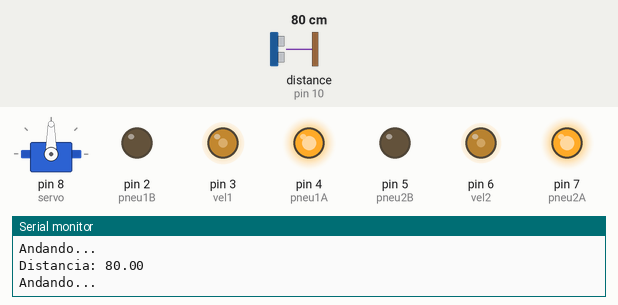
Simulated run of this sketch. Board: Arduino Uno, built with avr-gcc and run on an emulated ATmega328P. Parts: servo, output pins drawn as LEDs (lit = HIGH), the last lines printed to the serial monitor. Inputs (shaded band) come from the test bench; at power-on: distance to the obstacle (sensor on pin 10) 80 cm. The echo pulse lasts 58.3 µs per cm.

Above: at 1.5 s.
1.6 s: distance to the obstacle (sensor on pin 10) set to 34 cm
3.4 s: distance to the obstacle (sensor on pin 10) set to 27 cm
At 4.1 s:
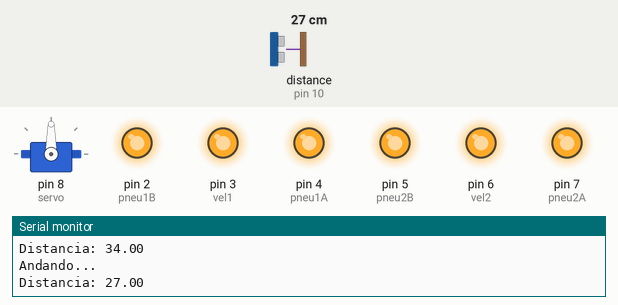
At 6.0 s:
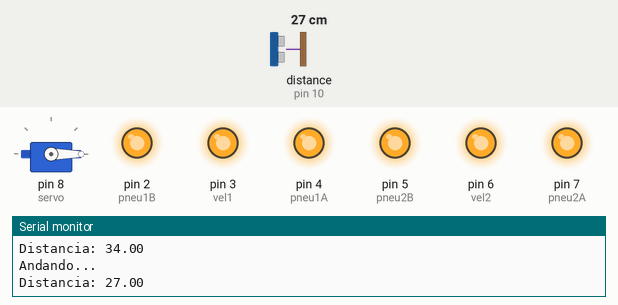
10.4 s: distance to the obstacle (sensor on pin 10) set to 35 cm
At 12.7 s:
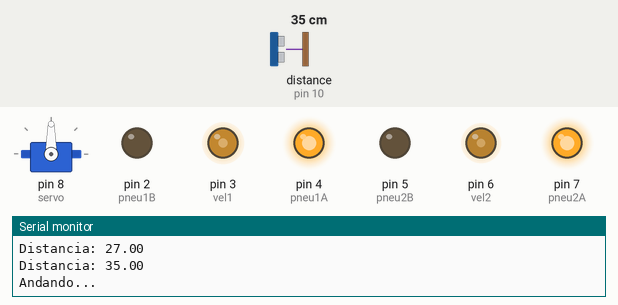
Timing chart, 0 to 14.2 s (numbered marks = the images above; inputs shaded):
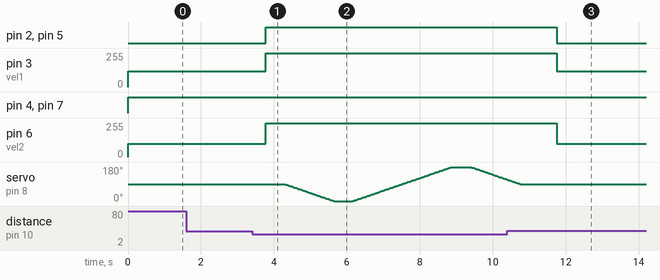

The sketch:

RoboFinal.ino
```cpp
#include <Servo.h>
#include <HCSR04.h>

#define pneu1A 4
#define vel1 3
#define pneu1B 2
#define pneu2A 7
#define vel2 6
#define pneu2B 5
#define servo 8
#define p_trigger 9
#define p_echo 10

int vpneuA, vpneuB;
int angulo, giro;
float centimetros;

UltraSonicDistanceSensor distancia(p_trigger, p_echo);
Servo servoMotor;

void andar(void);
int definir_lado(void);
void virar_direita(void);
void parar(void);
void re(void);
void freiar(void);
void piscar_vermelho(void);
void piscar_verde(void);

void setup() {
  // put your setup code here, to run once:
  Serial.begin(9600);

  pinMode(pneu1A, OUTPUT);
  pinMode(pneu1B, OUTPUT);
  pinMode(pneu2A, OUTPUT);
  pinMode(pneu2B, OUTPUT);

  digitalWrite(pneu1A, LOW);
  digitalWrite(pneu1B, LOW);

  digitalWrite(pneu2A, LOW);
  digitalWrite(pneu2B, LOW);

  vpneuA = 120;
  vpneuB = 100;
  giro = 500;
  angulo = 90;
  servoMotor.attach(servo);
  servoMotor.write(angulo);
}

void loop() {
  // put your main code here, to run repeatedly:

  centimetros = distancia.measureDistanceCm();
  Serial.print("Distancia: ");
  Serial.println(centimetros);
  if(centimetros > 30){
    andar();
    Serial.println("Andando...");
  }else{
    freiar();
    delay(500);
    int lado = definir_lado();
    delay(500);
    if(lado == -1){
      re();
      delay(500);
      virar_direita();
    }else if(lado == 1){
      virar_direita();
      freiar();
    }else if(lado == 0){
      virar_esquerda();
      parar();
    }else{
      andar();
    }
  }
  delay(750);
}//Fim do Loop

void andar(){
  analogWrite(vel1, vpneuA);
  analogWrite(vel2, vpneuB);

  digitalWrite(pneu1A, HIGH);
  digitalWrite(pneu1B, LOW);
  digitalWrite(pneu2A, HIGH);
  digitalWrite(pneu2B, LOW);
  }

void re(){
  analogWrite(vel1, vpneuA);
  analogWrite(vel2, vpneuB);

  digitalWrite(pneu1A, LOW);
  digitalWrite(pneu1B, HIGH);
  digitalWrite(pneu2A, LOW);
  digitalWrite(pneu2B, HIGH);
  }

void freiar(){
  analogWrite(vel1, 255);
  analogWrite(vel2, 255);

  digitalWrite(pneu1A, HIGH);
  digitalWrite(pneu1B, HIGH);
  digitalWrite(pneu2A, HIGH);
  digitalWrite(pneu2B, HIGH);
  }

void virar_direita(){
  analogWrite(vel1, vpneuA);
  analogWrite(vel2, vpneuB);

  digitalWrite(pneu1A, LOW);
  digitalWrite(pneu1B, HIGH);
  digitalWrite(pneu2A, HIGH);
  digitalWrite(pneu2B, LOW);
  delay(giro);
  }

void virar_esquerda(){
  analogWrite(vel1, vpneuA);
  analogWrite(vel2, vpneuB);

  digitalWrite(pneu1A, HIGH);
  digitalWrite(pneu1B, LOW);
  digitalWrite(pneu2A, LOW);
  digitalWrite(pneu2B, HIGH);
  delay(giro);
  }

void parar(){
  digitalWrite(pneu1A, LOW);
  digitalWrite(pneu1B, LOW);
  digitalWrite(pneu2A, LOW);
  digitalWrite(pneu2B, LOW);
  }

int definir_lado(){
  float direita = 0, esquerda = 0, frente = 0;
  //Olhando para esquerda
  int i;
  for(i = angulo;i>=0; i--){
    servoMotor.write(i);
    delay(15);
    }
  direita = distancia.measureDistanceCm();
  delay(500);
  for(int j = 0;j<=180; j++){
    servoMotor.write(j);
    delay(15);
    }
  esquerda = distancia.measureDistanceCm();
  delay(500);
  for(int k = 180;k>=90;k--){
    servoMotor.write(k);
    delay(15);
    }
  delay(500);
  frente = distancia.measureDistanceCm();
  if(frente > 30){
    return 2;
    }
  if(direita <= 30 && esquerda <= 30){
    return -1;
  }

  if(direita > esquerda){
    return 1;
  }else{
    return 0;
  }

}
```

Measured:
- the behaviour switches between 31 and 30 cm on distance to the obstacle (sensor on pin 10) (found by bisection; images 0 and 1)
- after the input at 3.4 s, pin 2 (pneu1B), pin 5 (pneu2B): LOW → HIGH after 0.38 s; pin 3 (vel1): 120/255 → 255/255 after 0.38 s; pin 6 (vel2): 100/255 → 255/255 after 0.38 s
- after the input at 10.4 s, pin 2 (pneu1B): HIGH → LOW after 1.4 s; pin 3 (vel1): goes on until 11.8 s, then stays 120/255; pin 4 (pneu1A), pin 7 (pneu2A): stays HIGH (without the input it goes to LOW after 1.4 s); pin 6 (vel2): goes on until 11.8 s, then stays 100/255; servo on pin 8 (servo): goes on until 10.8 s, then stays 90°
